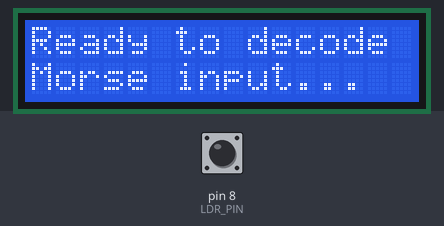
Bench run of a sketch on a simulated Arduino Uno, built with avr-gcc and run on an emulated ATmega328P. Shown: 16×2 character LCD. The test bench sets the inputs (shaded band); at power-on: pin 8 (LDR_PIN) HIGH. What the sketch prints to the serial monitor is not drawn.

Above: at 3.2 s.
3.3 s: pin 8 (LDR_PIN) pulled LOW for 0.15 s
At 3.6 s:
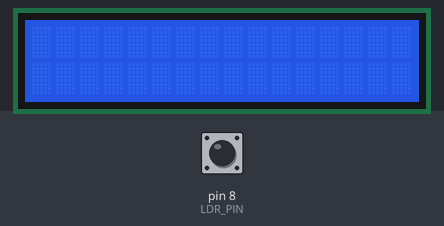
6.4 s: pin 8 (LDR_PIN) pulled LOW for 1 s
8.9 s: pin 8 (LDR_PIN) pulled LOW for 0.15 s
At 11.3 s:
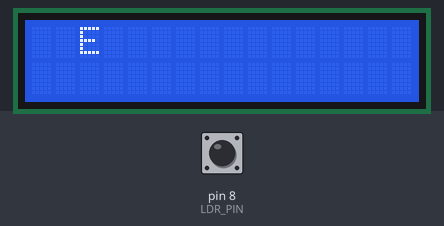
12.0 s: pin 8 (LDR_PIN) pulled LOW for 3.2 s
At 12.6 s:
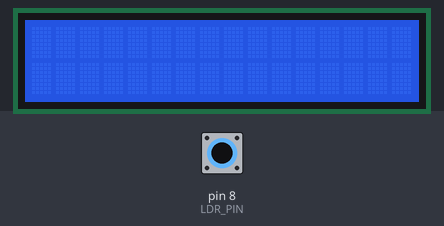
16.7 s: pin 8 (LDR_PIN) pulsed LOW 2 times (0.12 s each, 0.3 s apart)
At 20.0 s:
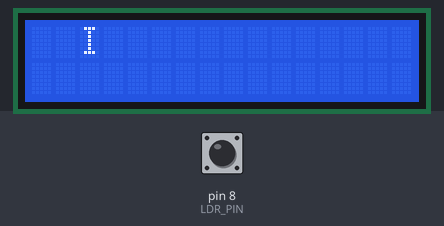
Timing chart, 0 to 21.3 s (numbered marks = the images above; inputs shaded):
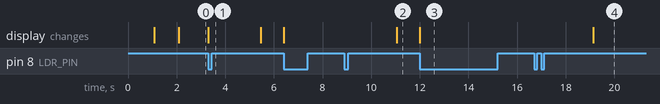

The sketch:

arduino_code.ino
```cpp
#include <LiquidCrystal.h>
LiquidCrystal lcd(12, 11, 5, 4, 3, 2);
#define LDR_PIN 8
const int UNIT_DURATION = 100;  // 1 Morse unit in ms
unsigned long signalStart = 0;
unsigned long signalEnd = 0;
bool signalOn = false;
 String morseLetter = "";
String fullMessage = "";
 // Morse-to-English lookup
String morseChars[] = {
 ".-", "-...", "-.-.", "-..", ".", "..-.", "--.", "....", "..", // A-I
  ".---", "-.-", ".-..", "--", "-.", "---", ".--.", "--.-", ".-.", // J-R
  "...", "-", "..-", "...-", ".--", "-..-", "-.--", "--..",	 // S-Z
  "-----", ".----", "..---", "...--", "....-", ".....",    	  // 0-5
  "-....", "--...", "---..", "----."
};
char alphabet[] = {
  'A','B','C','D','E','F','G','H','I',
  'J','K','L','M','N','O','P','Q','R',
  'S','T','U','V','W','X','Y','Z',
  '0','1','2','3','4','5',
  '6','7','8','9'
};

void setup() {
  Serial.begin(9600);
  pinMode(LDR_PIN, INPUT_PULLUP);
  lcd.begin(16, 2);

  lcd.clear();
  lcd.print("LiFi Project");
  delay(1000);

  lcd.clear();
  lcd.print("Send any message");
  lcd.setCursor(0, 1);
  lcd.print("from LiFi App..");
  delay(1000);

  lcd.clear();
  lcd.print("Ready to decode");
  lcd.setCursor(0, 1);
  lcd.print("Morse input...");
}

void loop() {
  int ldrVal = digitalRead(LDR_PIN);
  unsigned long now = millis();

  if (ldrVal == LOW && !signalOn) {
    signalOn = true;
    signalStart = now;
     Serial.print("[");
     Serial.print(now);
     Serial.println(" ms] LIGHT ON");

    unsigned long gap = now - signalEnd;

        	if (gap >= 5 * UNIT_DURATION) {
        	if (morseLetter.length() > 0) {
        decodeAndAppendLetter();
        	}
      fullMessage += ' ';
       Serial.println("Word gap detected: Adding space");
      printToLCD(fullMessage);
        	}
        	else if (gap >= 2.3 * UNIT_DURATION && gap <= 3.8 * UNIT_DURATION) {
        	if (morseLetter.length() > 0) {
        decodeAndAppendLetter();
        	}
        	}
        	// else intra-letter: no action
  }

  else if (ldrVal == HIGH && signalOn) {
    signalOn = false;
    signalEnd = now;

    unsigned long duration = signalEnd - signalStart;

        	if (duration >= 0.4 * UNIT_DURATION && duration <= 1.6 * UNIT_DURATION) {
      morseLetter += ".";
      Serial.println("Dot detected");
        	}
        	else if (duration >= 2.4 * UNIT_DURATION && duration <= 3.6 * UNIT_DURATION) {
      morseLetter += "-";
      Serial.println("Dash detected");
        	}
        	// else ignore noisy or undefined signals
  }

  if (!signalOn && morseLetter.length() > 0 && (now - signalEnd > 2000)) {
    decodeAndAppendLetter();
    printToLCD(fullMessage);
    fullMessage = "";
  }
}
void decodeAndAppendLetter() {
  for (int i = 0; i < 36; i++) {
        	if (morseLetter == morseChars[i]) {
      fullMessage += alphabet[i];
      break;
        	}
  }
  morseLetter = "";
}


void printToLCD(String msg) {
  lcd.clear();
  lcd.print(msg.substring(0, 16));
  lcd.setCursor(0, 1);
  if (msg.length() > 16) {
    lcd.print(msg.substring(16, 32));
  }
}
```

Measured:
- after the input at 3.3 s, the display: changes at once (image 1)
- after the input at 8.9 s, the display: changes after 2.2 s (image 2)
- after the input at 12.0 s, the display: changes at once (image 3)
- after the input at 16.7 s, the display: changes after 2.4 s (image 4)
